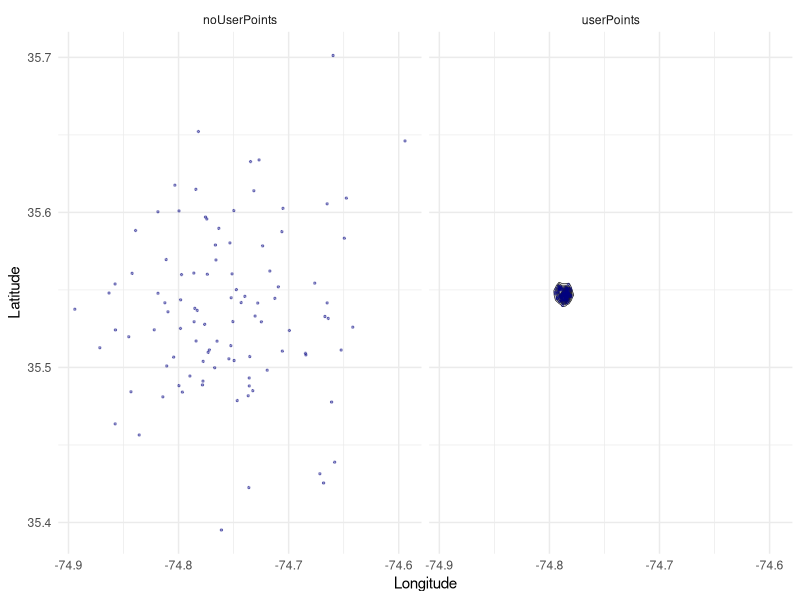

This figure's R source:
## ---- chunk 1
knitr::opts_chunk$set(echo = TRUE)
## ---- chunk 2
library(dplyr)
library(readr)
library(fields)
library(lme4)
library(ggplot2)

# Read in data
# positional data about the RV Kahuna
# kahuna <- read_csv('../../../presentations/2018/2018-12-03_DUML-RepResearch/data/2018-11-26_2017-Cape-Hatteras-BRS-kahuna-CEE.csv') 
kahuna <- read_csv('2018-11-26_2017-Cape-Hatteras-BRS-kahuna-CEE.csv')
kStart <- kahuna %>% 
  filter(status == 'start')

# Read in Gm182 Data: 100 estimated positions of Gm182, augmented with focal follow data
gm182UP <- read_csv('2018-11-27_Gm182-UserPoints-Start-CEE-Locations-Kahuna.csv') %>% 
  mutate(status = 'userPoints')

# Read in Gm182 Data: 100 estimated positions of Gm182
gm182 <- read_csv('2018-11-27_Gm182-Start-CEE-Locations-Kahuna.csv') %>% 
  mutate(status = 'noUserPoints')

# Minimal Wrangling of the data
gmpts <- bind_rows(gm182, gm182UP)
colnames(gmpts) <- c('trackNum', 'time', 'longitude', 'latitude', 'status')
## ---- chunk 3
# Plot the points out:
ggplot(gmpts, aes(longitude, latitude, group = status))+
  scale_fill_gradient(low = "grey70", high = "grey30", guide = "none") +
  xlab("Longitude") +
  ylab("Latitude") +
  theme_minimal()+
  facet_grid(~ status, labeller = label_value) +
  stat_density_2d(aes(fill = ..level..), geom = "polygon", color = "black", size = 0.2, alpha = 0.5) +
  geom_point(color = "navy", size = .5, alpha = .4)
## ---- chunk 4
# Analysis Section
# Calculate distance to ship at the start of the CEE
gmpts$d2ship <- rdist.earth.vec(cbind(kStart$longitude, kStart$latitude), 
                                cbind(gmpts$longitude, gmpts$latitude))

gmpts %>% 
  group_by(status) %>% 
  summarize(mean = mean(d2ship, na.rm = TRUE))

# Test the distance
gmpts.fit <- with(gmpts, lmer(d2ship ~ status + (1 | trackNum)))
gmpts.fit
summary(gmpts.fit)
